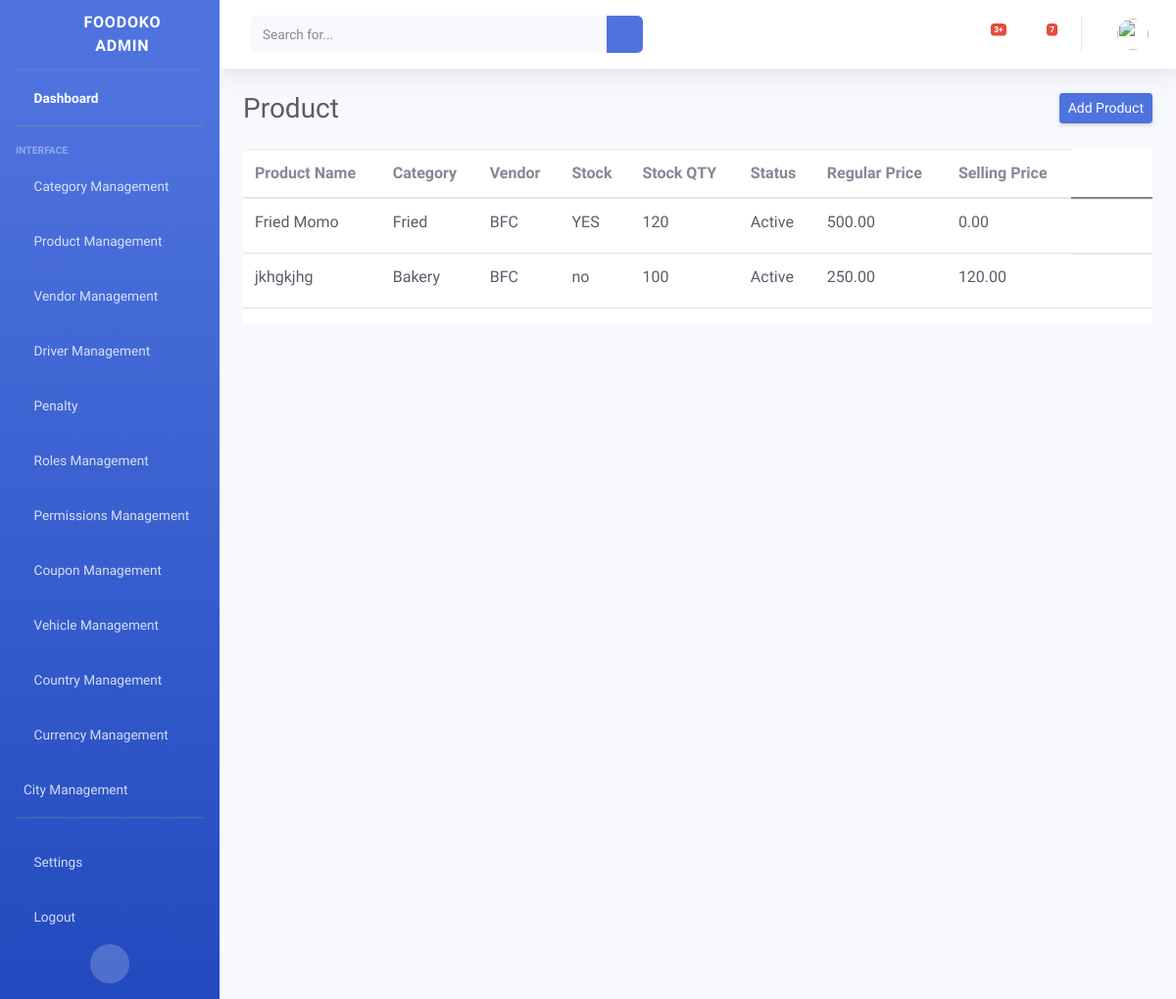
Page /adminpanel/products/ on the earlier database version.
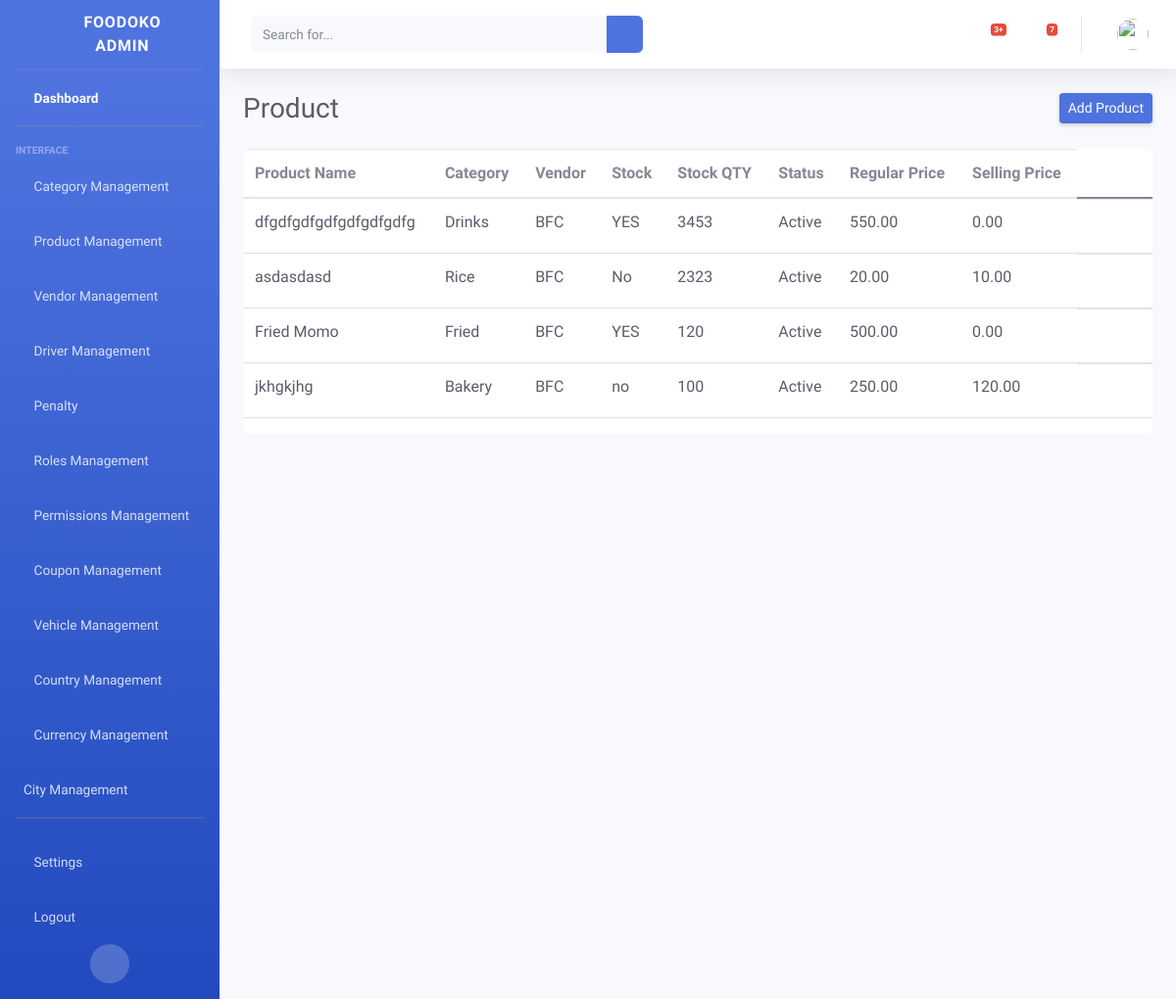
Same page on the later database version.
### vendorside/models.py (models this page shows, shortened)
class Product(models.Model):
    STATUS_CHOICE = (
        ("Active", "Active"),
        ("Deactive", "Deactive")
    )
    STOCK_STATUS = (
        ("Yes", "Yes"),
        ("No", "No")
    )
    title = models.CharField(max_length=255)
    product_image = models.ImageField(upload_to="images/")
    category = models.ForeignKey(Category, on_delete=models.CASCADE)
    vendor = models.ForeignKey(VendorProfile, on_delete=models.CASCADE)
    is_out_stock = models.CharField(max_length=255, null=True, blank=True, default="No")
    stock_qty = models.PositiveIntegerField(null=True, blank=True)
    status = models.CharField(max_length=255, choices=STATUS_CHOICE)
    regular_price = models.DecimalField(max_digits=10, decimal_places=2, default=0.00)
    sale_price = models.DecimalField(max_digits=10, decimal_places=2, default=0.00)
    is_popular = models.BooleanField(default=False)
    recently_viewed = models.BooleanField(default=False)
    recently_ordered = models.BooleanField(default=False)
    class Meta:
        ordering = ["-id"]
        verbose_name = "Product"

class Category(models.Model):
    title = models.CharField(max_length=255)
    vendor = models.ForeignKey(VendorProfile, on_delete=models.CASCADE)
    category_img = models.ImageField(upload_to="images/")
    class Meta:
        ordering = ["-id"]
        verbose_name = "Category"

### authentication/models.py (models this page shows)
class VendorProfile(models.Model):
    user = models.OneToOneField(User, on_delete=models.CASCADE)
    vendor_name = models.CharField(max_length=255)
    shop_name = models.CharField(max_length=255, unique=True)
    shop_logo = models.ImageField(upload_to="images/")
    contact_number = models.CharField(max_length=255)
    address = models.TextField(null=True)
    total_sale = models.DecimalField(decimal_places=2, max_digits=19, default=0.00)
    vendor_longtitude = models.CharField(max_length=255, null=True, blank=True)
    vendor_latitude = models.CharField(max_length=255, null=True, blank=True)
    trade_license = models.CharField(max_length=255, null=True, blank=True)
    nid_no = models.CharField(max_length=255, null=True)
    passport = models.CharField(max_length=255, null=True, blank=True)
    tin_no = models.CharField(max_length=255, null=True, blank=True)
    is_penalized = models.BooleanField(default=False)
    class Meta:
        ordering = ["-id"]
        verbose_name = "Vendor Profile"
    def __str__(self):
        return self.vendor_name

### Dashboard/views.py (the view)
# urls.py: path("products/", ProductView.as_view(), name="productView"),
class ProductView(View):
    template_name = "product/products.html"
    def get(self, request):
        products = Product.objects.all()
        args = {
            "products": products,
        }
        return render(request, self.template_name, args)

### Dashboard/templates/product/products.html (shortened to what this page needs)
{% load static %}
{% include 'base.html' %}
<body id="page-top">
    <div id="wrapper">
        {% include 'admin-sidebar.html' %}
        <div id="content-wrapper" class="d-flex flex-column">
            <div id="content">
               {% include 'admin-nav.html' %}
                <div class="container-fluid">
                    <div class="d-sm-flex align-items-center justify-content-between mb-4">
                        <h1 class="h3 mb-0 text-gray-800">Product</h1>
                        <a href="{% url 'addProduct' %}" class="d-none d-sm-inline-block btn btn-sm btn-primary shadow-sm">Add Product</a>
                    </div>
                    <div class="main____dept____table table-responsive">
                      {% if products %}
                        <table class="table">
                          <thead class="table_____head">
                            <tr>
                              <th scope="col">Product Name</th>
                              <th scope="col">Category</th>
                              <th scope="col">Vendor</th>
                              <th scope="col">Stock</th>
                              <th scope="col">Stock QTY</th>
                              <th scope="col">Status</th>
                              <th scope="col">Regular Price</th>
                              <th scope="col">Selling Price</th>
                            </tr>
                          </thead>
                          <tbody class="catgory__table">
                            {% for p in products %}
                            <tr>
                              <td class="category__data"><a href="#" class="w-100 d-flex text-dark category__name">{{p.title}}</a></td>
                              <td class="category__data"><a href="#" class="w-100 d-flex text-dark category__name">{{ p.category.title }}</a></td>
                              <td class="category__data"><a href="#" class="w-100 d-flex text-dark category__name">{{ p.vendor }}</a></td>
                              <td class="category__data"><a href="#" class="w-100 d-flex text-dark category__name">{{ p.is_out_stock }}</a></td>
                              <td class="category__data"><a href="#" class="w-100 d-flex text-dark category__name">{{ p.stock_qty }}</a></td>
                              <td class="category__data"><a href="#" class="w-100 d-flex text-dark category__name">{{ p.status }}</a></td>
                              <td class="category__data"><a href="#" class="w-100 d-flex text-dark category__name">{{ p.regular_price }}</a></td>
                              <td class="category__data"><a href="#" class="w-100 d-flex text-dark category__name">
                                {% if p.sale_price %}
                                {{ p.sale_price }}
                                {% else %} 0.00 {% endif %}
                              </a></td>
                              <td class="d-flex align-items-center">
                                <form method="POST" action="">
                                  <button class="border-0 bg-white" type="submit"><i class="fas fa-times-circle cross____icon"></i></button>
                                </form>
                                <a href="{% url 'editProduct' p.id %}"><i class="fas fa-edit cross____icon"></i></a>
                              </td>
                            </tr>
                            {% endfor %}
                          </tbody>
                        </table>
                        {% else %}
                            <div class="alert alert-danger text-center" role="alert">
                              No Products Found!
                            </div>
                            {% endif %}
                      </div>
                </div>
            </div>
        </div>
    </div>
</body>

Differences in the rows shown:
added Product: title "dfgdfgdfgdfgdfgdfgdfg", category "Drinks", vendor "BFC", is_out_stock "YES", stock_qty "3453", status "Active", regular_price "550.00", sale_price "0.00"
added Product: title "asdasdasd", category "Rice", vendor "BFC", is_out_stock "No", stock_qty "2323", status "Active", regular_price "20.00", sale_price "10.00"
